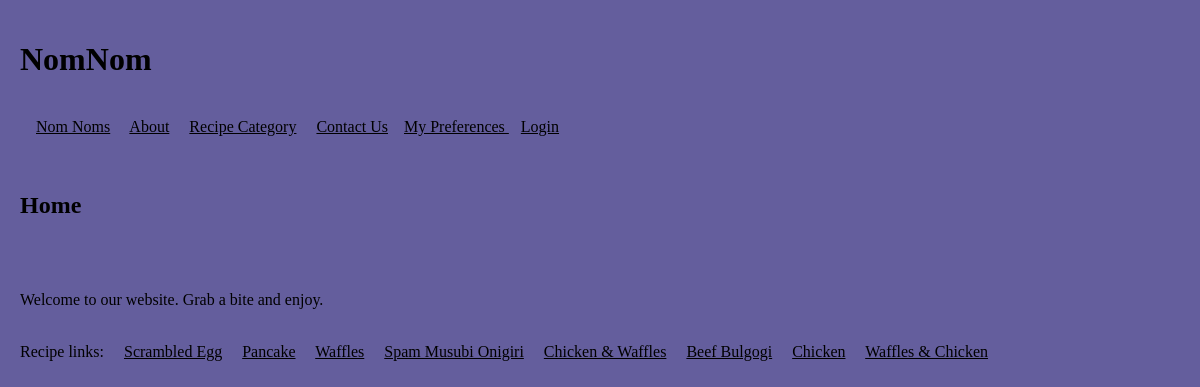
Screenshot of /front-end/index.php with the database file from the repository.
### tables this page shows
create table if not exists pages(
 id int not null AUTO_INCREMENT PRIMARY KEY,
 Title varchar(25) Not null,
  
 Header1 varchar(25),
 Text1 longtext,
 ParentPage int DEFAULT 0,
 isActive int,
 Creator int,
 RequireApproval int DEFAULT 1
);

### back-end/dbConnector.php (called while the page is built, shortened)
<?php
function MyPagesGet($dbConn, $Parent=0) {
    $query = "SELECT id, Title, Header1, Text1 FROM Pages where isActive = 1 and ParentPage = " . $Parent . ";";
    return @mysqli_query($dbConn, $query);
}
function MyRecipesAllGet($dbConn, $userID)
{
    $query = "SELECT * FROM Pages where (creator = " . $userID . " or isActive = 1 and requireApproval = 0) and ParentPage != 0 and ParentPage != 3 order by ParentPage asc;";
    return @mysqli_query($dbConn, $query);
}
function PageContentGet($dbConn, $Id) {
    $query = "SELECT id, Title, Header1, Text1 FROM Pages where isActive = 1 and id = " . $Id;
    $return = @mysqli_query($dbConn, $query);
return $return;
}
?>

### Helper.php (the view, shortened to what this page needs)
<?php
include_once "back-end/dbConnector.php";
?>
<?php
function MenuDisplay($dataset)
{
    $myDbConn = ConnGet();
    if ($dataset) {
        while ($row = mysqli_fetch_array($dataset)) {
            echo ' &nbsp; &nbsp; <a href="Index.php?PageId=' . $row['id'] . '" >' . $row['Title'] . '</a>';
        }
    }
    else {
        echo "No menu items<br />";
        echo mysqli_error($myDbConn);
    }
}
function PageDisplay($PageData)
{
    if ($PageData) {
        $row = mysqli_fetch_array($PageData);
        echo ' &nbsp; &nbsp; <h2> ' . $row['Header1'] . ' </h2> <br />';
        echo ' &nbsp; &nbsp; <p> ' . $row['Text1'] . '</p> <br />';
    }
    else {
        echo "No Page data to display <br />";
    }
}
?>

### myStyle1.css (style rules this page uses)
a { color: #000000; }

### rows the page displays
pages: Title "Nom Noms", Header1 "Home", Text1 "Welcome to our website. Grab a bite and enjoy."
pages: Title "About"
pages: Title "Recipe Category"
pages: Title "Contact Us"
pages: Title "Scrambled Egg"
pages: Title "Pancake"
pages: Title "Waffles"
pages: Title "Spam Musubi Onigiri"
pages: Title "Chicken & Waffles"
pages: Title "Beef Bulgogi"
pages: Title "Chicken"
pages: Title "Waffles & Chicken"

### other values shown
$MyHeader "NomNom"
